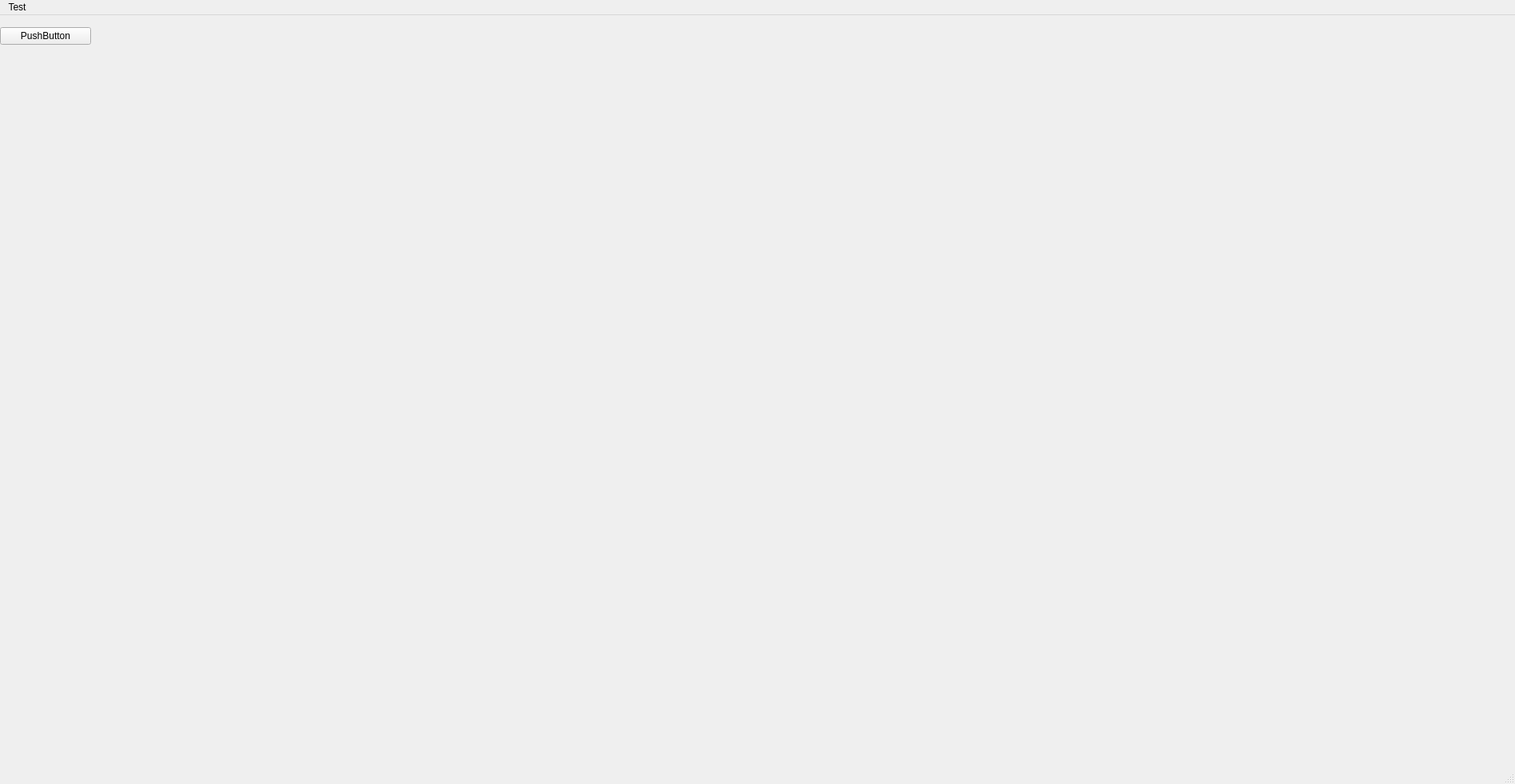
<?xml version="1.0" encoding="UTF-8"?>
<ui version="4.0">
 <class>MainWindow</class>
 <widget class="QMainWindow" name="MainWindow">
  <property name="geometry">
   <rect>
    <x>0</x>
    <y>0</y>
    <width>1897</width>
    <height>982</height>
   </rect>
  </property>
  <property name="windowTitle">
   <string>MainWindow</string>
  </property>
  <widget class="QWidget" name="centralwidget">
   <widget class="QWidget" name="gridLayoutWidget">
    <property name="geometry">
     <rect>
      <x>0</x>
      <y>10</y>
      <width>114</width>
      <height>32</height>
     </rect>
    </property>
    <layout class="QGridLayout" name="gridLayout">
     <item row="0" column="0">
      <widget class="QPushButton" name="pushButton">
       <property name="text">
        <string>PushButton</string>
       </property>
      </widget>
     </item>
    </layout>
   </widget>
  </widget>
  <widget class="QMenuBar" name="menubar">
   <property name="geometry">
    <rect>
     <x>0</x>
     <y>0</y>
     <width>1897</width>
     <height>26</height>
    </rect>
   </property>
   <widget class="QMenu" name="menuTest">
    <property name="title">
     <string>Test</string>
    </property>
    <addaction name="actionfile"/>
    <addaction name="actionname"/>
   </widget>
   <addaction name="menuTest"/>
  </widget>
  <widget class="QStatusBar" name="statusbar"/>
  <action name="actionfile">
   <property name="text">
    <string>file</string>
   </property>
  </action>
  <action name="actionname">
   <property name="text">
    <string>name</string>
   </property>
  </action>
 </widget>
 <resources/>
 <connections/>
</ui>
